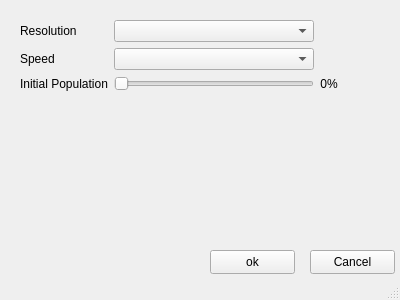
<?xml version="1.0" encoding="UTF-8"?>
<ui version="4.0">
 <class>MainWindow</class>
 <widget class="QMainWindow" name="MainWindow">
  <property name="geometry">
   <rect>
    <x>0</x>
    <y>0</y>
    <width>400</width>
    <height>300</height>
   </rect>
  </property>
  <property name="sizePolicy">
   <sizepolicy hsizetype="Minimum" vsizetype="Minimum">
    <horstretch>0</horstretch>
    <verstretch>0</verstretch>
   </sizepolicy>
  </property>
  <property name="baseSize">
   <size>
    <width>600</width>
    <height>800</height>
   </size>
  </property>
  <property name="contextMenuPolicy">
   <enum>Qt::NoContextMenu</enum>
  </property>
  <property name="windowTitle">
   <string>PyGame of Life</string>
  </property>
  <property name="statusTip">
   <string/>
  </property>
  <widget class="QWidget" name="centralwidget">
   <widget class="QPushButton" name="submit">
    <property name="geometry">
     <rect>
      <x>210</x>
      <y>250</y>
      <width>85</width>
      <height>24</height>
     </rect>
    </property>
    <property name="maximumSize">
     <size>
      <width>90</width>
      <height>31</height>
     </size>
    </property>
    <property name="text">
     <string>ok</string>
    </property>
   </widget>
   <widget class="QPushButton" name="cancel">
    <property name="geometry">
     <rect>
      <x>310</x>
      <y>250</y>
      <width>85</width>
      <height>24</height>
     </rect>
    </property>
    <property name="maximumSize">
     <size>
      <width>90</width>
      <height>31</height>
     </size>
    </property>
    <property name="text">
     <string>Cancel</string>
    </property>
    <property name="autoDefault">
     <bool>false</bool>
    </property>
    <property name="default">
     <bool>false</bool>
    </property>
    <property name="flat">
     <bool>false</bool>
    </property>
   </widget>
   <widget class="QWidget" name="gridLayoutWidget_2">
    <property name="geometry">
     <rect>
      <x>20</x>
      <y>20</y>
      <width>361</width>
      <height>100</height>
     </rect>
    </property>
    <layout class="QGridLayout" name="form">
     <property name="sizeConstraint">
      <enum>QLayout::SetFixedSize</enum>
     </property>
     <item row="2" column="1">
      <widget class="QSlider" name="populationSlider">
       <property name="enabled">
        <bool>true</bool>
       </property>
       <property name="sizePolicy">
        <sizepolicy hsizetype="Fixed" vsizetype="Minimum">
         <horstretch>0</horstretch>
         <verstretch>0</verstretch>
        </sizepolicy>
       </property>
       <property name="minimumSize">
        <size>
         <width>200</width>
         <height>0</height>
        </size>
       </property>
       <property name="minimum">
        <number>1</number>
       </property>
       <property name="maximum">
        <number>100</number>
       </property>
       <property name="orientation">
        <enum>Qt::Horizontal</enum>
       </property>
      </widget>
     </item>
     <item row="2" column="2">
      <widget class="QLabel" name="populationValueLabel">
       <property name="enabled">
        <bool>true</bool>
       </property>
       <property name="sizePolicy">
        <sizepolicy hsizetype="Maximum" vsizetype="Maximum">
         <horstretch>0</horstretch>
         <verstretch>0</verstretch>
        </sizepolicy>
       </property>
       <property name="maximumSize">
        <size>
         <width>32</width>
         <height>26</height>
        </size>
       </property>
       <property name="layoutDirection">
        <enum>Qt::RightToLeft</enum>
       </property>
       <property name="autoFillBackground">
        <bool>false</bool>
       </property>
       <property name="styleSheet">
        <string notr="true"/>
       </property>
       <property name="text">
        <string>0%</string>
       </property>
       <property name="alignment">
        <set>Qt::AlignCenter</set>
       </property>
      </widget>
     </item>
     <item row="0" column="1">
      <widget class="QComboBox" name="resolutionComboBox">
       <property name="layoutDirection">
        <enum>Qt::LeftToRight</enum>
       </property>
       <property name="autoFillBackground">
        <bool>false</bool>
       </property>
       <property name="styleSheet">
        <string notr="true"/>
       </property>
      </widget>
     </item>
     <item row="2" column="0">
      <widget class="QLabel" name="label">
       <property name="text">
        <string>Initial Population</string>
       </property>
      </widget>
     </item>
     <item row="0" column="0">
      <widget class="QLabel" name="resolutionLabel">
       <property name="text">
        <string>Resolution</string>
       </property>
      </widget>
     </item>
     <item row="1" column="1">
      <widget class="QComboBox" name="speedComboBox"/>
     </item>
     <item row="1" column="0">
      <widget class="QLabel" name="label_2">
       <property name="text">
        <string>Speed</string>
       </property>
      </widget>
     </item>
    </layout>
   </widget>
  </widget>
  <widget class="QStatusBar" name="statusbar"/>
 </widget>
 <tabstops>
  <tabstop>submit</tabstop>
  <tabstop>cancel</tabstop>
 </tabstops>
 <resources/>
 <connections/>
</ui>
